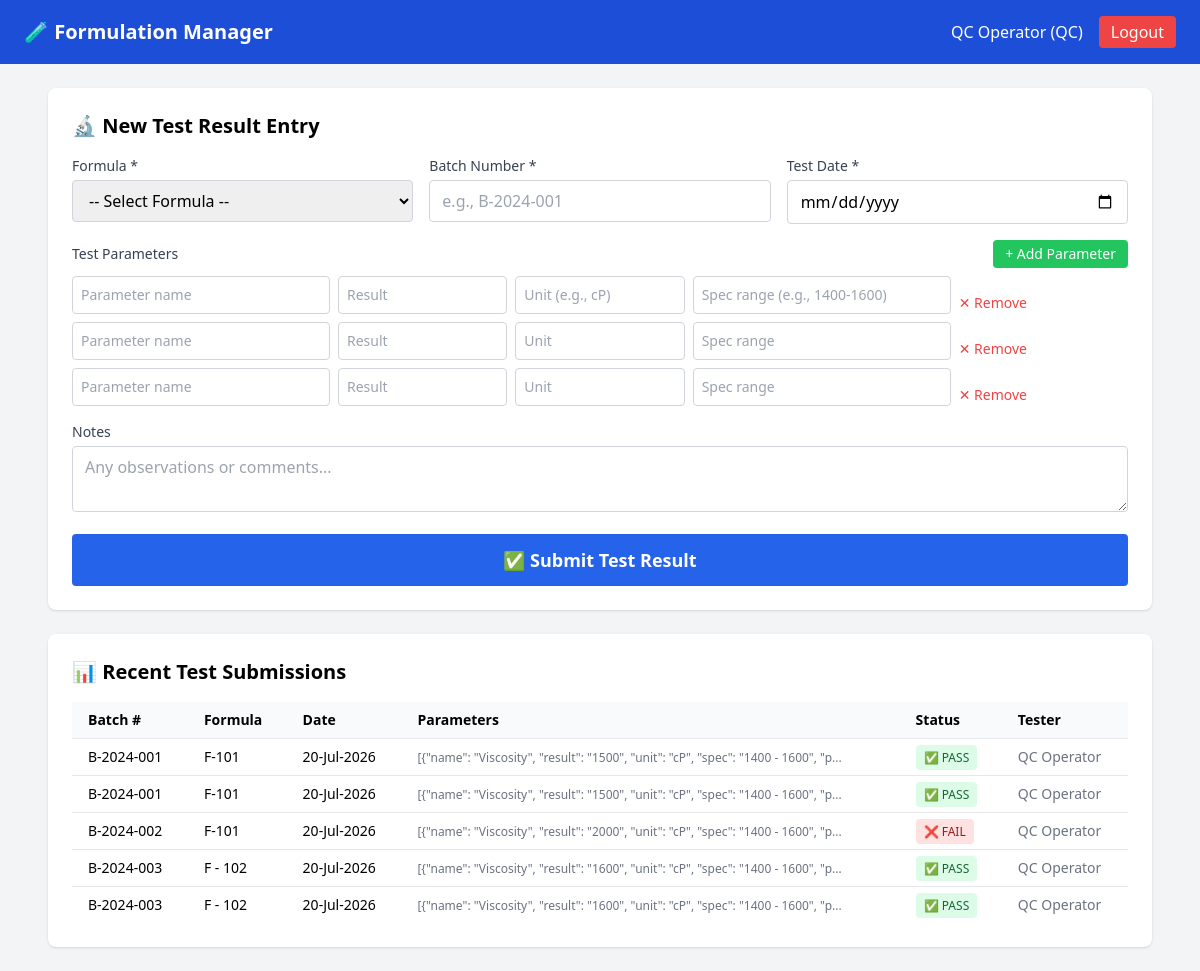
Page /dashboard (signed in) on the earlier database version.
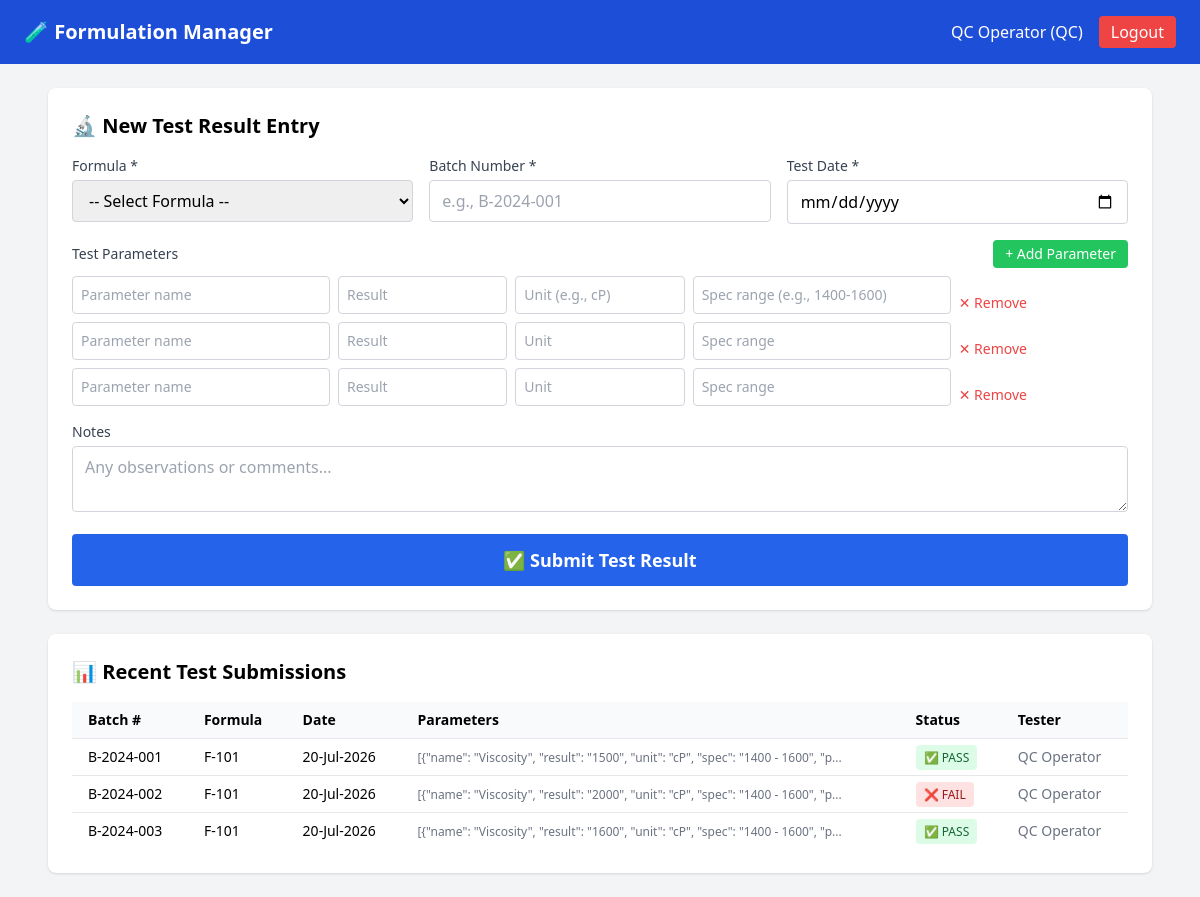
Same page on the later database version.
### app.py (models this page shows)
class User(UserMixin, db.Model):
    id = db.Column(db.Integer, primary_key=True)
    username = db.Column(db.String(80), unique=True, nullable=False)
    password_hash = db.Column(db.String(200), nullable=False)
    role = db.Column(db.String(20), nullable=False)
    display_name = db.Column(db.String(100), nullable=False)

class QCTestResult(db.Model):
    id = db.Column(db.Integer, primary_key=True)
    formula_id = db.Column(db.Integer, db.ForeignKey('formula.id'), nullable=False)
    batch_number = db.Column(db.String(50), nullable=False)
    test_date = db.Column(db.DateTime, default=datetime.utcnow)
    tested_by = db.Column(db.String(80))
    parameters = db.Column(db.Text)  # JSON string: [{"name":"Viscosity","result":"1500","unit":"cP","spec":"1400-1600","pass":true}]
    status = db.Column(db.String(20), default='pending')  # pass, fail, pending
    notes = db.Column(db.Text)
    formula = db.relationship('Formula')

class Formula(db.Model):
    id = db.Column(db.Integer, primary_key=True)
    code = db.Column(db.String(20), unique=True, nullable=False)
    name = db.Column(db.String(200), nullable=False)
    version = db.Column(db.String(10), default='1.0')
    status = db.Column(db.String(20), default='draft')  # draft, approved, archived
    created_by = db.Column(db.String(80))
    created_at = db.Column(db.DateTime, default=datetime.utcnow)
    ingredients = db.relationship('FormulaIngredient', backref='formula', lazy=True)

### app.py (the view, shortened to what this page needs)
@app.route('/dashboard')
@login_required
def dashboard():
    role_templates = {
        'qc': 'dashboard_qc.html',
        'rd': 'dashboard_rd.html',
        'planner': 'dashboard_planner.html',
        'production': 'dashboard_production.html',
        'factory': 'dashboard_factory.html',
        'audit': 'dashboard_audit.html',
        'md': 'dashboard_md.html'
    }
    template = role_templates.get(current_user.role, 'login.html')
    if current_user.role == 'qc':
        formulas = Formula.query.filter_by(status='approved').all()
        recent_tests = QCTestResult.query.order_by(QCTestResult.test_date.desc()).limit(10).all()
        return render_template(template, formulas=formulas, recent_tests=recent_tests)
    return render_template(template)

### app.py (called while the page is built)
@login_manager.user_loader
def load_user(user_id):
    return User.query.get(int(user_id))

### templates/dashboard_qc.html (shortened to what this page needs)
{% extends "base.html" %}
{% block content %}
<div class="bg-white rounded-lg shadow p-6 mb-6">
    <h2 class="text-xl font-bold mb-4">🔬 New Test Result Entry</h2>
    <form method="POST" action="{{ url_for('submit_qc_result') }}" id="qcForm">
        <div class="grid grid-cols-1 md:grid-cols-3 gap-4 mb-4">
            <div>
                <label class="block text-sm font-medium text-gray-700 mb-1">Formula *</label>
                <select name="formula_id" required
                        class="w-full px-3 py-2 border border-gray-300 rounded focus:outline-none focus:border-blue-500">
                    <option value="">-- Select Formula --</option>
                </select>
            </div>
            <div>
                <label class="block text-sm font-medium text-gray-700 mb-1">Batch Number *</label>
                <input type="text" name="batch_number" required placeholder="e.g., B-2024-001"
                       class="w-full px-3 py-2 border border-gray-300 rounded focus:outline-none focus:border-blue-500">
            </div>
            <div>
                <label class="block text-sm font-medium text-gray-700 mb-1">Test Date *</label>
                <input type="date" name="test_date" required
                       class="w-full px-3 py-2 border border-gray-300 rounded focus:outline-none focus:border-blue-500">
            </div>
        </div>
        <div class="mb-4">
            <div class="flex justify-between items-center mb-2">
                <label class="block text-sm font-medium text-gray-700">Test Parameters</label>
                <button type="button" onclick="addParameter()"
                        class="bg-green-500 text-white px-3 py-1 rounded text-sm hover:bg-green-600">
                    + Add Parameter
                </button>
            </div>
            <div id="parametersContainer">
                <div class="parameter-row grid grid-cols-12 gap-2 mb-2 items-end">
                    <div class="col-span-3">
                        <input type="text" name="param_name[]" placeholder="Parameter name"
                               class="w-full px-2 py-2 border border-gray-300 rounded text-sm">
                    </div>
                    <div class="col-span-2">
                        <input type="text" name="param_result[]" placeholder="Result"
                               class="w-full px-2 py-2 border border-gray-300 rounded text-sm">
                    </div>
                    <div class="col-span-2">
                        <input type="text" name="param_unit[]" placeholder="Unit (e.g., cP)"
                               class="w-full px-2 py-2 border border-gray-300 rounded text-sm">
                    </div>
                    <div class="col-span-3">
                        <input type="text" name="param_spec[]" placeholder="Spec range (e.g., 1400-1600)"
                               class="w-full px-2 py-2 border border-gray-300 rounded text-sm">
                    </div>
                    <div class="col-span-2">
                        <button type="button" onclick="removeParameter(this)"
                                class="text-red-500 hover:text-red-700 text-sm">✕ Remove</button>
                    </div>
                </div>
                <div class="parameter-row grid grid-cols-12 gap-2 mb-2 items-end">
                    <div class="col-span-3">
                        <input type="text" name="param_name[]" placeholder="Parameter name"
                               class="w-full px-2 py-2 border border-gray-300 rounded text-sm">
                    </div>
                    <div class="col-span-2">
                        <input type="text" name="param_result[]" placeholder="Result"
                               class="w-full px-2 py-2 border border-gray-300 rounded text-sm">
                    </div>
                    <div class="col-span-2">
                        <input type="text" name="param_unit[]" placeholder="Unit"
                               class="w-full px-2 py-2 border border-gray-300 rounded text-sm">
                    </div>
                    <div class="col-span-3">
                        <input type="text" name="param_spec[]" placeholder="Spec range"
                               class="w-full px-2 py-2 border border-gray-300 rounded text-sm">
                    </div>
                    <div class="col-span-2">
                        <button type="button" onclick="removeParameter(this)"
                                class="text-red-500 hover:text-red-700 text-sm">✕ Remove</button>
                    </div>
                </div>
                <div class="parameter-row grid grid-cols-12 gap-2 mb-2 items-end">
                    <div class="col-span-3">
                        <input type="text" name="param_name[]" placeholder="Parameter name"
                               class="w-full px-2 py-2 border border-gray-300 rounded text-sm">
                    </div>
                    <div class="col-span-2">
                        <input type="text" name="param_result[]" placeholder="Result"
                               class="w-full px-2 py-2 border border-gray-300 rounded text-sm">
                    </div>
                    <div class="col-span-2">
                        <input type="text" name="param_unit[]" placeholder="Unit"
                               class="w-full px-2 py-2 border border-gray-300 rounded text-sm">
                    </div>
                    <div class="col-span-3">
                        <input type="text" name="param_spec[]" placeholder="Spec range"
                               class="w-full px-2 py-2 border border-gray-300 rounded text-sm">
                    </div>
                    <div class="col-span-2">
                        <button type="button" onclick="removeParameter(this)"
                                class="text-red-500 hover:text-red-700 text-sm">✕ Remove</button>
                    </div>
                </div>
            </div>
        </div>
        <div class="mb-4">
            <label class="block text-sm font-medium text-gray-700 mb-1">Notes</label>
            <textarea name="notes" rows="2" placeholder="Any observations or comments..."
                      class="w-full px-3 py-2 border border-gray-300 rounded focus:outline-none focus:border-blue-500"></textarea>
        </div>
        <button type="submit"
                class="w-full bg-blue-600 text-white py-3 rounded hover:bg-blue-700 font-semibold text-lg">
            ✅ Submit Test Result
        </button>
    </form>
</div>
<div class="bg-white rounded-lg shadow p-6">
    <h2 class="text-xl font-bold mb-4">📊 Recent Test Submissions</h2>
    {% if recent_tests %}
    <div class="overflow-x-auto">
        <table class="w-full text-sm">
            <thead class="bg-gray-50">
                <tr>
                    <th class="px-4 py-2 text-left">Batch #</th>
                    <th class="px-4 py-2 text-left">Formula</th>
                    <th class="px-4 py-2 text-left">Date</th>
                    <th class="px-4 py-2 text-left">Parameters</th>
                    <th class="px-4 py-2 text-left">Status</th>
                    <th class="px-4 py-2 text-left">Tester</th>
                </tr>
            </thead>
            <tbody>
                {% for test in recent_tests %}
                <tr class="border-t hover:bg-gray-50">
                    <td class="px-4 py-2 font-medium">{{ test.batch_number }}</td>
                    <td class="px-4 py-2">{{ test.formula.code if test.formula else 'N/A' }}</td>
                    <td class="px-4 py-2">{{ test.test_date.strftime('%d-%b-%Y') if test.test_date else '' }}</td>
                    <td class="px-4 py-2">
                        {% set params = test.parameters|tojson if test.parameters else '[]' %}
                        {% set params_list = params|replace('\"', '"') %}
                        <span class="text-xs text-gray-500">
                            {% if test.parameters %}
                                {% set json_params = test.parameters %}
                                {{ json_params[:80] }}{% if json_params|length > 80 %}...{% endif %}
                            {% endif %}
                        </span>
                    </td>
                    <td class="px-4 py-2">
                        {% if test.status == 'pass' %}
                            <span class="bg-green-100 text-green-800 px-2 py-1 rounded text-xs font-medium">✅ PASS</span>
                        {% elif test.status == 'fail' %}
                            <span class="bg-red-100 text-red-800 px-2 py-1 rounded text-xs font-medium">❌ FAIL</span>
                        {% else %}
                            <span class="bg-yellow-100 text-yellow-800 px-2 py-1 rounded text-xs font-medium">⏳ PENDING</span>
                        {% endif %}
                    </td>
                    <td class="px-4 py-2 text-gray-500">{{ test.tested_by }}</td>
                </tr>
                {% endfor %}
            </tbody>
        </table>
    </div>
    {% else %}
    <div class="text-center py-8 text-gray-400">
        <p class="text-4xl mb-2">📋</p>
        <p>No test results submitted yet</p>
    </div>
    {% endif %}
</div>
{% endblock %}

### templates/base.html (shortened to what this page needs)
<!DOCTYPE html>
<html lang="en">
<head>
    <script src="https://cdn.tailwindcss.com"></script>
</head>
<body class="bg-gray-100 min-h-screen">
    {% if current_user.is_authenticated %}
    <nav class="bg-blue-700 text-white p-4">
        <div class="max-w-6xl mx-auto flex justify-between items-center">
            <span class="font-bold text-xl">🧪 Formulation Manager</span>
            <div class="flex items-center gap-4">
                <span>{{ current_user.display_name }} ({{ current_user.role.upper() }})</span>
                <a href="{{ url_for('logout') }}" class="bg-red-500 px-3 py-1 rounded hover:bg-red-600">Logout</a>
            </div>
        </div>
    </nav>
    {% endif %}
    <main class="max-w-6xl mx-auto p-6">
        {% block content %}{% endblock %}
    </main>
</body>
</html>

Differences in the rows shown:
removed QCTestResult: batch_number "B-2024-003", formula "F - 102", test_date "20-Jul-2026", parameters "[{\"name\": \"Viscosity\", \"result\": \"1600\", \"unit\": \"cP\", \"spec\": \"1400 - 1600\", \"p", status "✅ PASS", tested_by "QC Operator"
removed QCTestResult: batch_number "B-2024-003", formula "F - 102", test_date "20-Jul-2026", parameters "[{\"name\": \"Viscosity\", \"result\": \"1600\", \"unit\": \"cP\", \"spec\": \"1400 - 1600\", \"p", status "✅ PASS", tested_by "QC Operator"
changed QCTestResult: batch_number "B-2024-001" → "B-2024-002"; parameters "[{\"name\": \"Viscosity\", \"result\": \"1500\", \"unit\": \"cP\", \"spec\": \"1400 - 1600\", \"p" → "[{\"name\": \"Viscosity\", \"result\": \"2000\", \"unit\": \"cP\", \"spec\": \"1400 - 1600\", \"p"; status "✅ PASS" → "❌ FAIL"
changed QCTestResult: batch_number "B-2024-002" → "B-2024-003"; parameters "[{\"name\": \"Viscosity\", \"result\": \"2000\", \"unit\": \"cP\", \"spec\": \"1400 - 1600\", \"p" → "[{\"name\": \"Viscosity\", \"result\": \"1600\", \"unit\": \"cP\", \"spec\": \"1400 - 1600\", \"p"; status "❌ FAIL" → "✅ PASS"
